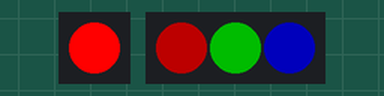
Simulated run of this program. Board: CircuitPython board. Parts: 1 RGB LEDs in strip order, left to right, 3 RGB LEDs in strip order, left to right. Dim RGB values are drawn brighter than linear.

Above: at 0.2 s.
At 1.7 s:
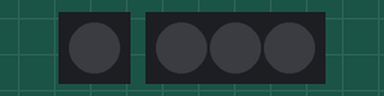
Timing chart, 0 to 3.0 s (numbered marks = the images above):
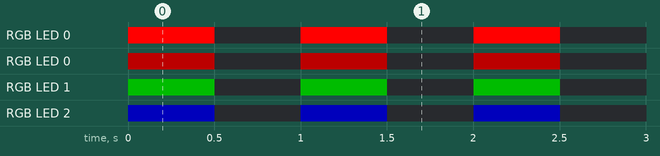

The program:

main.py
```python
import board, time
import neopixel

# Define Neopixels
LED6_PIN = board.D1  # pin that the NeoPixel is connected to
LED7_PIN = board.D0  # pin that the NeoPixel is connected to
# Most Neopixels have a color order of GRB or GRBW some use RGB
LED6_ORDER = neopixel.RGB  # pixel color channel order
LED7_ORDER = neopixel.GRB  # pixel color channel order
# Create NeoPixel object
LED6 = neopixel.NeoPixel(
    LED6_PIN, 1, pixel_order=LED6_ORDER, auto_write=False
)
LED7 = neopixel.NeoPixel(
    LED7_PIN, 3, pixel_order=LED7_ORDER, auto_write=False
)
# Turn down strip brightness to 30%
LED7.brightness = 0.3

### MAIN LOOP ###
while True:
    LED6[0] = (255, 0, 0)
    LED6.show()
    LED7[0] = (255, 0, 0)
    LED7[1] = (0, 255, 0)
    LED7[2] = (0, 0, 255)
    LED7.show()
    time.sleep(0.5)
    LED6[0] = (0, 0, 0)
    LED6.show()
    LED7[0] = (0, 0, 0)
    LED7[1] = (0, 0, 0)
    LED7[2] = (0, 0, 0)
    LED7.show()
    time.sleep(0.5)
```

Measured:
- by itself, RGB LED 0: alternates RGB(255, 0, 0) for 0.50 s and off for 0.50 s
- by itself, RGB LED 0: alternates RGB(76, 0, 0) for 0.50 s and off for 0.50 s
- by itself, RGB LED 1: alternates RGB(0, 76, 0) for 0.50 s and off for 0.50 s
- by itself, RGB LED 2: alternates RGB(0, 0, 76) for 0.50 s and off for 0.50 s
